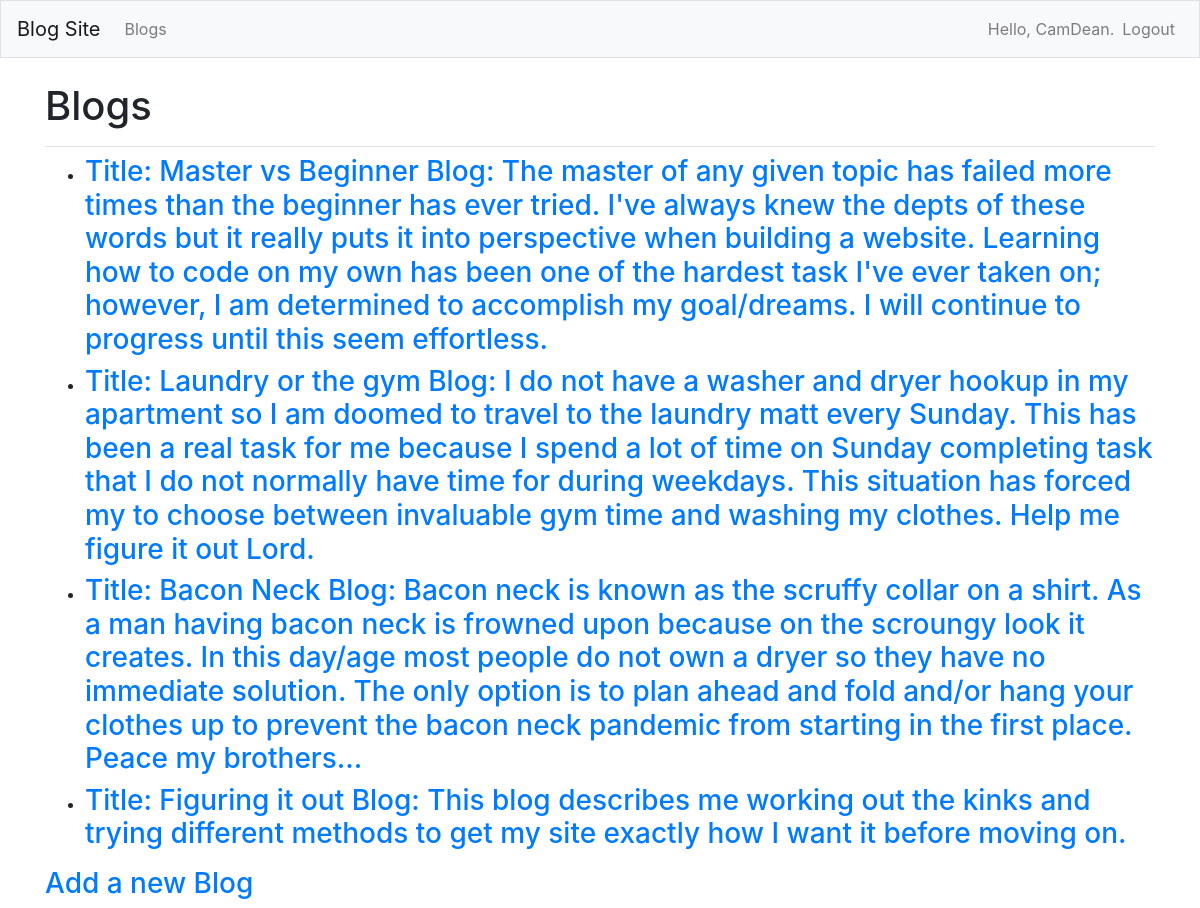
/blogs/ (signed in), run on the app's committed database.
### blog_projects/models.py (models this page shows)
class BlogPost(models.Model):
    title = models.CharField(max_length=200)
    text = models.TextField()
    date_added = models.DateTimeField(auto_now_add=True)
    owner = models.ForeignKey(User, on_delete=models.CASCADE)
    def __str__(self):
        return f'Title: {self.title} Blog: {self.text}'

### blog_projects/views.py (the view)
# urls.py: path('blogs/', views.blogs, name='blogs'),
@login_required
def blogs(request):
    blogs = BlogPost.objects.order_by('date_added')
    blogs = BlogPost.objects.filter(owner=request.user).order_by('date_added')
    context = {'blogs':blogs}
    return render(request, 'blog_projects/blogs.html', context)

### blog_projects/templates/blog_projects/blogs.html
{% extends 'blog_projects/base.html' %}
{% block page_header %}
    <h1>Blogs</h1>
{% endblock page_header %}
{% block content %}
    <ul>
        {% for blog in blogs %}
            <li><h3>
                <a href="{% url 'blog_projects:blog' blog.id %}">{{blog}}</a>
            </h3></li>
        {% empty %}
            <li><h3>No blogs have been added yet.</h3></li>
        {% endfor %}
    </ul>
    <h3><a href="{% url 'blog_projects:new_blog'%}">Add a new Blog</a></h3>
{% endblock content %}

### blog_projects/templates/blog_projects/base.html (shortened to what this page needs)
{% load bootstrap4 %}
<!doctype html>
<html lang="en">
<head>
    {% bootstrap_css %}
</head>
<body>
    <nav class="navbar navbar-expand-md navbar-light bg-light mb-4 border">
        <a class="navbar-brand" href="{% url 'blog_projects:index' %}">Blog Site</a>
            <div class="collapse navbar-collapse" id="navbarCollapse">
                <ul class="navbar-nav mr-auto">
                    <li class="nav-item">
                        <a class="nav-link" href="{% url 'blog_projects:blogs' %}">Blogs</a>
                    </li>
                </ul>
                <ul class="navbar-nav ml-auto">
                    {% if user.is_authenticated %}
                        <li class="nav-item">
                            <span class="navbar-text">Hello, {{ user.username }}.</span>
                        </li>
                        <li class="nav-item">
                            <a class="nav-link" href="{% url 'users:logout' %}">Logout</a>
                        </li>
                    {% else %}
                        <li class="nav-item">
                            <a class="nav-link" href="{% url 'users:register' %}">Register</a>
                        </li class="nav-item">
                            <a class="nav-link" href="{% url 'users:login' %}">Log in</a>
                        </li>
                    {% endif %}
                </ul>
        </div>
    </nav>
    <main role="main" class="container">
        <div class="pb-2 mb-2 border-bottom">
            {% block page_header %}{% endblock page_header %}
        </div>
        <div>
            {% block content %}{% endblock content %}
        </div>
    </main>
</body>
</html>

### data on the page
BlogPost: title+text "Title: Master vs Beginner Blog: The master of any given topic has failed more times than the beginner has ever tried. I've always knew the depts of these words but it really puts it into perspective when building a website. Learning how to code on my own has been one of the hardest task I've ever taken on; however, I am determined to accomplish my goal/dreams. I will continue to progress until this seem effortless."
BlogPost: title+text "Title: Laundry or the gym Blog: I do not have a washer and dryer hookup in my apartment so I am doomed to travel to the laundry matt every Sunday. This has been a real task for me because I spend a lot of time on Sunday completing task that I do not normally have time for during weekdays. This situation has forced my to choose between invaluable gym time and washing my clothes. Help me figure it out Lord."
BlogPost: title+text "Title: Bacon Neck Blog: Bacon neck is known as the scruffy collar on a shirt. As a man having bacon neck is frowned upon because on the scroungy look it creates. In this day/age most people do not own a dryer so they have no immediate solution. The only option is to plan ahead and fold and/or hang your clothes up to prevent the bacon neck pandemic from starting in the first place. Peace my brothers..."
BlogPost: title+text "Title: Figuring it out Blog: This blog describes me working out the kinks and trying different methods to get my site exactly how I want it before moving on."

### other printed values
{{ user.username }} "CamDean"
